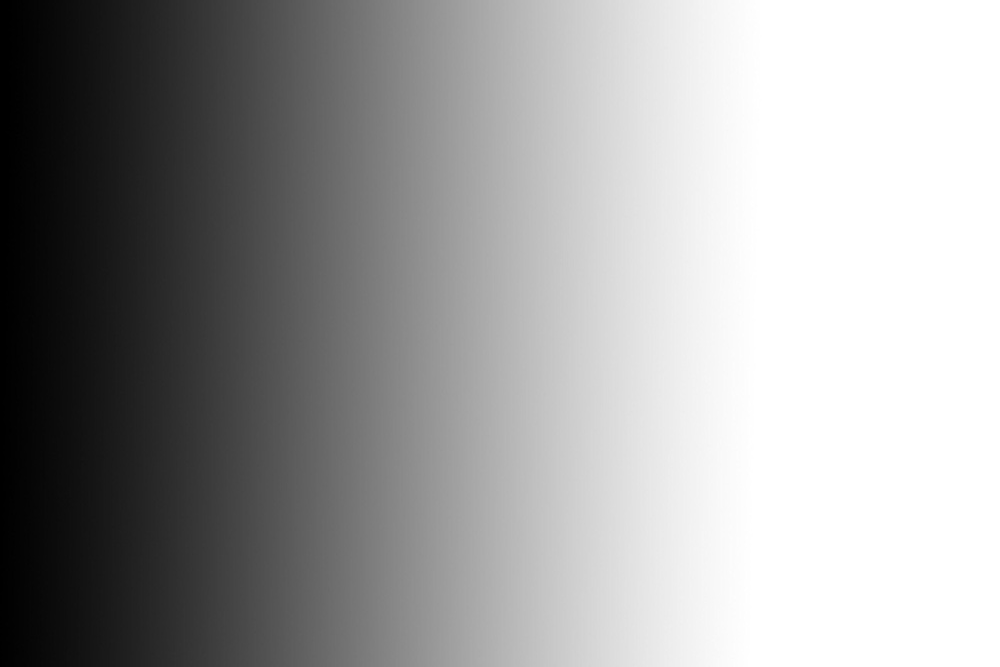
#> input picture Filtreleme_Islemleri/gradient.jpg, 1000 x 667 px, shrunk from 2592 x 1728 before the run
$ python thresholding.py
#> lines starting #> are read from the running program, lines starting #| are printed output that depends on the picture; after the words box and inside, x2 and y2 are one past the last pixel; in counts of white or black regions, pixels touching at a corner belong together
#bir eşik değerden sonrasına bir değer kalanına bir değer

import numpy as np
import cv2
from matplotlib import pyplot as plt

resim = cv2.imread('gradient.jpg')
#> resim is the input picture: shape (667, 1000, 3); min 0, max 255, mean 157.9

ret, thresh1 = cv2.threshold(resim, 127, 255, cv2.THRESH_BINARY)
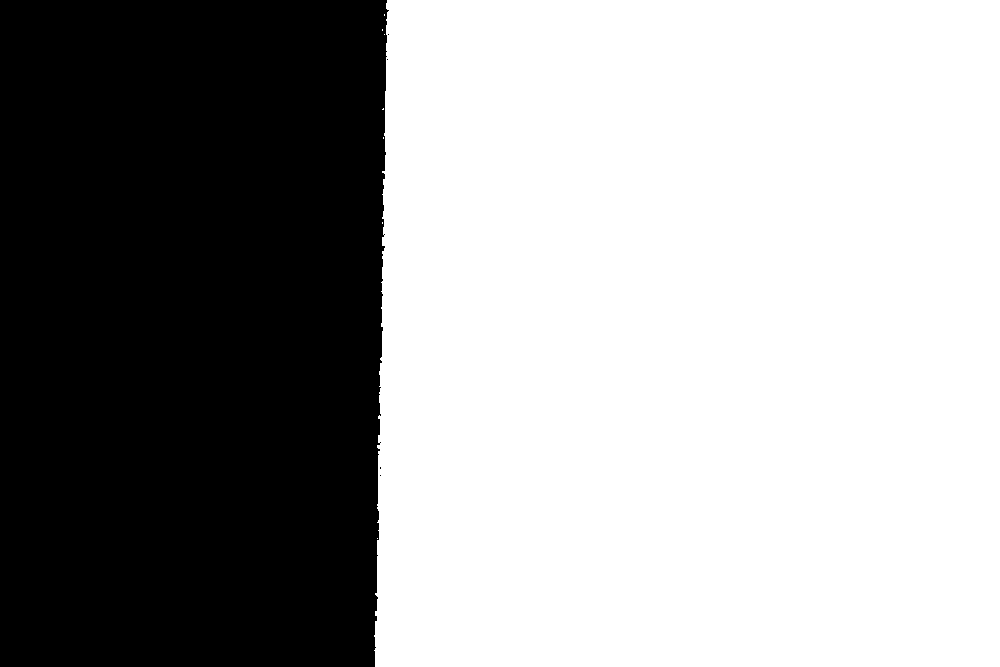
#> thresh1: shape (667, 1000, 3); 61.9% white; 5 black regions (4 under 20 px), largest, box (x1, y1, x2, y2) and area: (0, 0, 389, 667) 254227
ret, thresh2 = cv2.threshold(resim, 127, 255, cv2.THRESH_BINARY_INV)
ret, thresh3 = cv2.threshold(resim, 127, 255, cv2.THRESH_TRUNC)
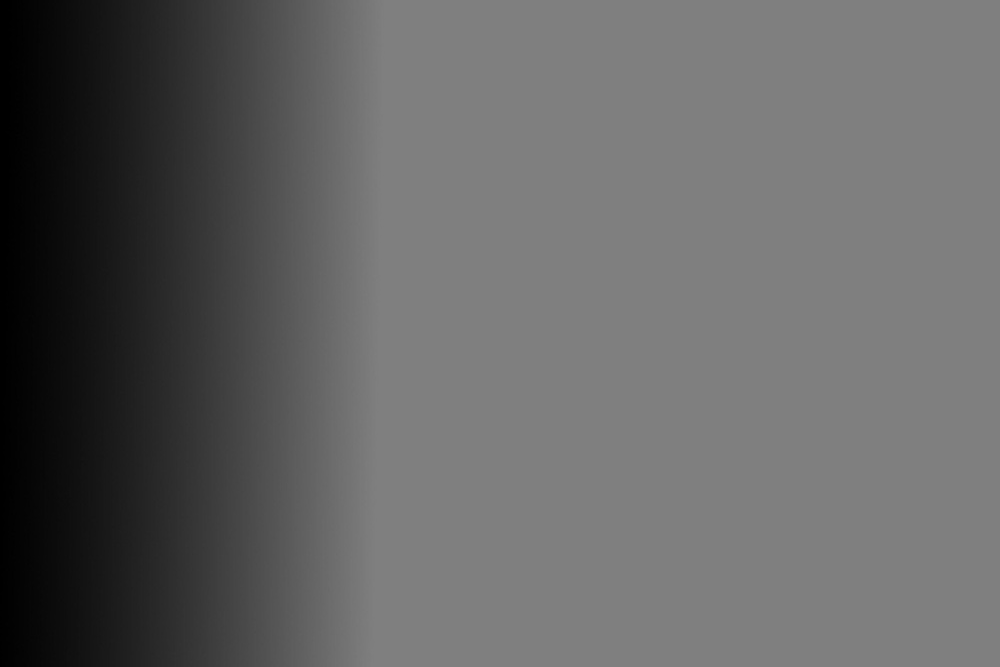
#> thresh3: shape (667, 1000, 3); min 0, max 127, mean 99.7
ret, thresh4 = cv2.threshold(resim, 127, 255, cv2.THRESH_TOZERO)
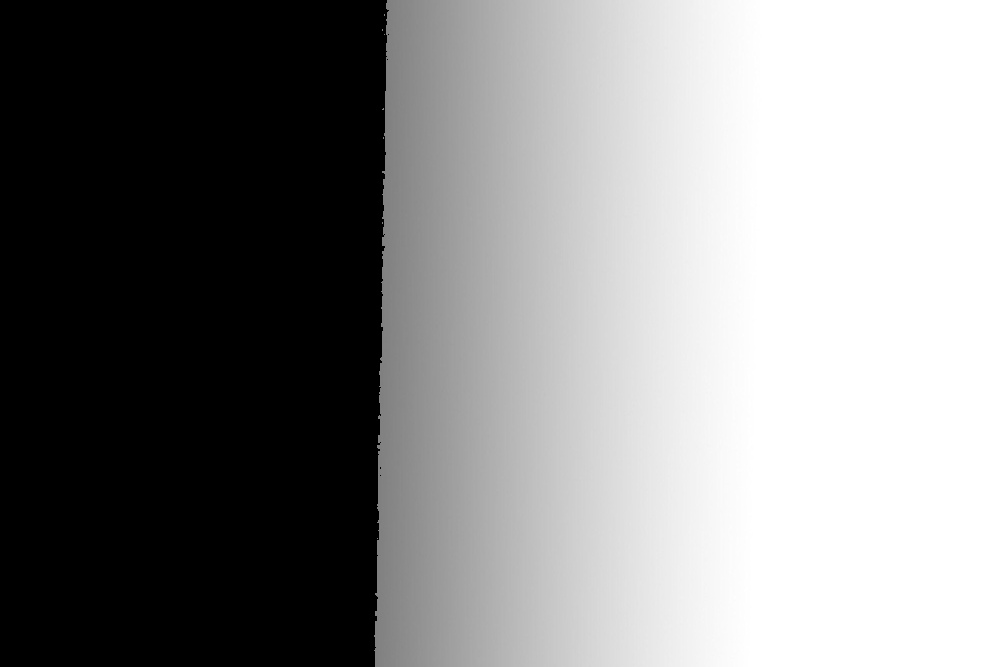
#> thresh4: shape (667, 1000, 3); min 0, max 255, mean 136.9
ret, thresh5 = cv2.threshold(resim, 127, 255, cv2.THRESH_TOZERO_INV)
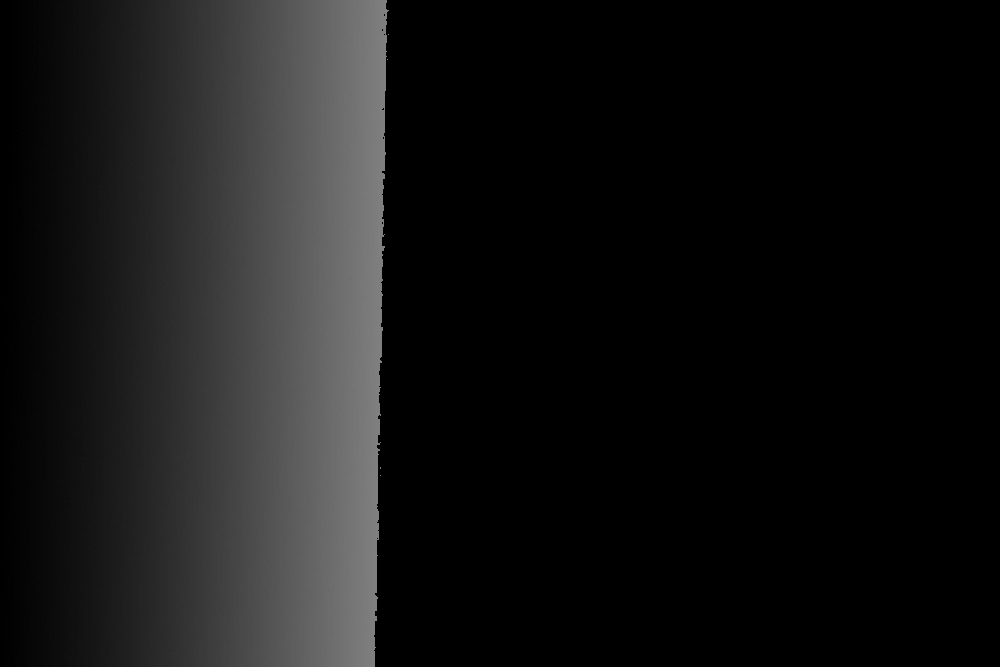
#> thresh5: shape (667, 1000, 3); min 0, max 127, mean 21.1

basliklar = ['orjinal', 'BINARY','BINARY_INV','TRUNC','TOZERO','TOZERO_INV']
resimler = [resim, thresh1,thresh2,thresh3,thresh4,thresh5]

for i in range(6):
    plt.subplot(2,3,i+1),plt.imshow(resimler[i], 'gray') #2satur, 3 sütun, index 0dan başladığı için i+1
    plt.title(basliklar[i])
    plt.xticks([]), plt.yticks([])
plt.show()

$ run again, with Filtreleme_Islemleri/cicek.jpg copied over Filtreleme_Islemleri/gradient.jpg
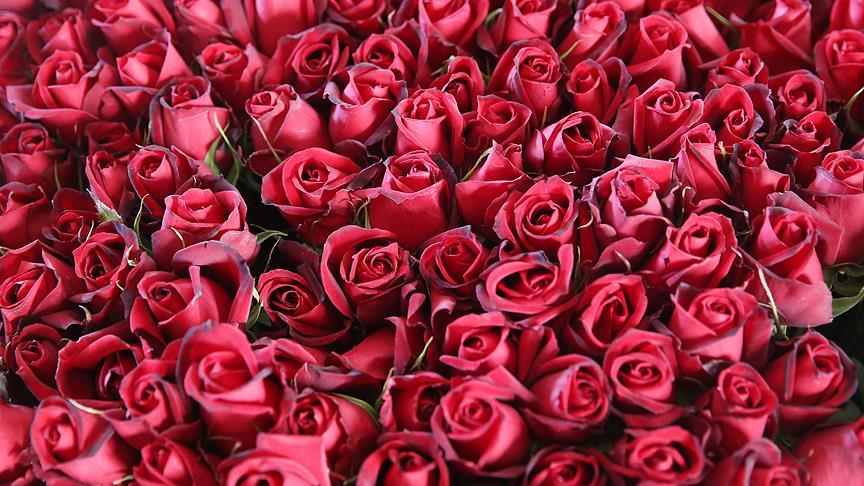
#> input picture Filtreleme_Islemleri/cicek.jpg, 864 x 486 px
#> resim is the input picture: shape (486, 864, 3); mean B, G, R 57.2, 38.1, 146.1
#> `ret, thresh4 = cv2.threshold(resim, 127, 255, cv2.THRESH_TOZERO)`:
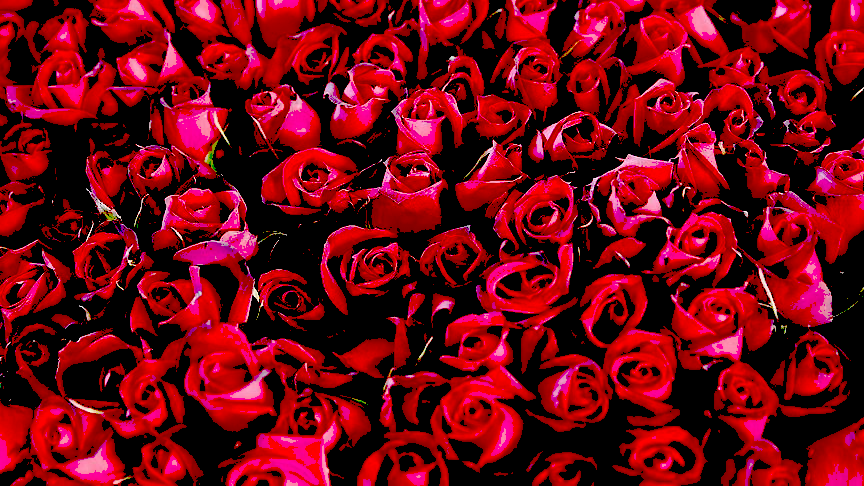
#> thresh4: shape (486, 864, 3); mean B, G, R 17.1, 5.1, 114.5
#> `ret, thresh5 = cv2.threshold(resim, 127, 255, cv2.THRESH_TOZERO_INV)`:
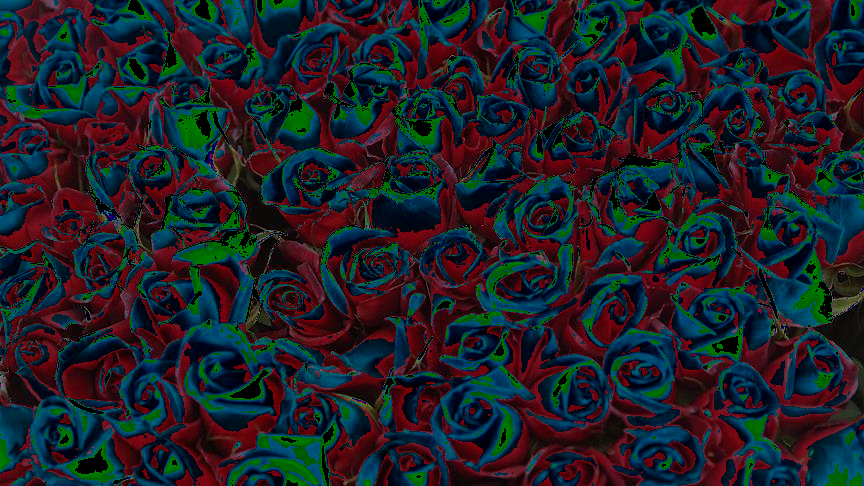
#> thresh5: shape (486, 864, 3); mean B, G, R 40.1, 33, 31.6
